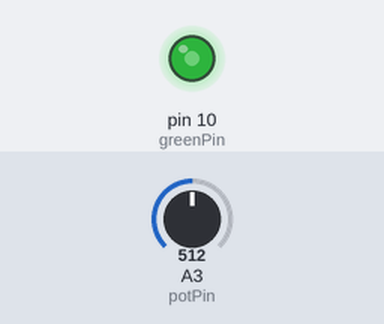
The sketch below on a simulated Arduino Uno, built with avr-gcc and run on an emulated ATmega328P. Shown: output pins drawn as LEDs (lit = HIGH). The test bench sets the inputs (shaded band); at power-on: A3 (potPin) = 512.

Above: at 1.5 s.
1.6 s: A3 (potPin) set to 716
At 2.8 s:
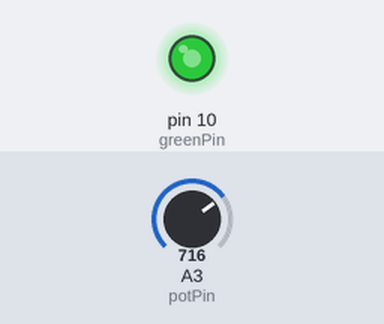
3.7 s: A3 (potPin) set to 900
At 4.9 s:
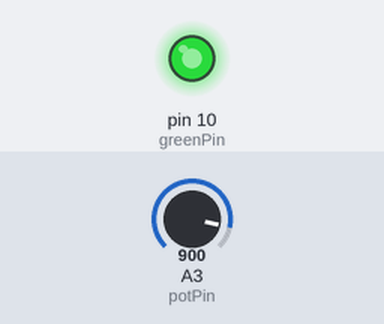
5.2 s: A3 (potPin) set to 122
At 6.3 s:
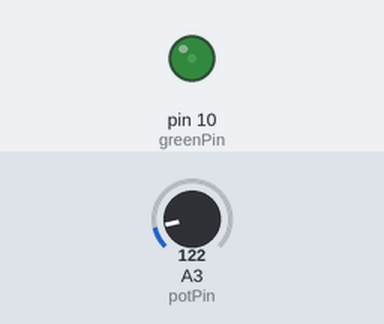
6.7 s: A3 (potPin) set to 0
At 7.5 s:
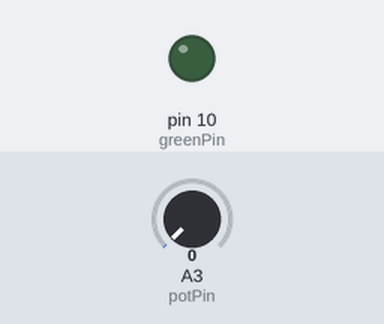
8.2 s: A3 (potPin) set to 511
At 8.6 s:
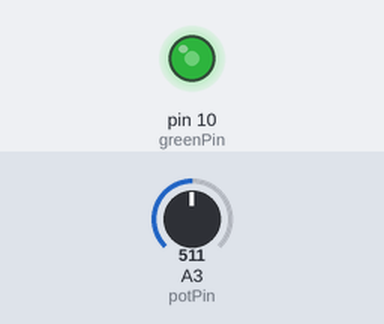
Timing chart, 0 to 10.7 s (numbered marks = the images above; inputs shaded):
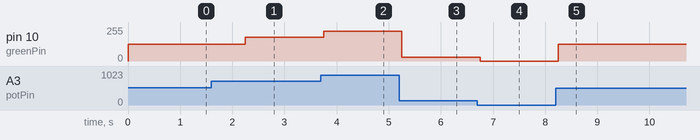

Measured:
- after the input at 1.6 s, pin 10 (greenPin): 127/255 → 178/255 after 0.65 s
- after the input at 3.7 s, pin 10 (greenPin): 178/255 → 224/255 after 0.05 s
- after the input at 5.2 s, pin 10 (greenPin): 224/255 → 30/255 after 0.05 s
- after the input at 6.7 s, pin 10 (greenPin): 30/255 → 0/255 after 0.05 s
- after the input at 8.2 s, pin 10 (greenPin): 0/255 → 127/255 after 0.05 s

The sketch:

Dimmable_LED_Project.ino
```cpp
int potPin=A3;
int greenPin=10;
int potVal;
int LEDVal;
int waitTime=750;

void setup() {
  pinMode(potPin, INPUT);
  pinMode(greenPin, OUTPUT);
  Serial.begin(9600);
}

void loop() {
  potVal=analogRead(potPin);
  LEDVal=(255./1023.)*potVal;
  analogWrite(greenPin, LEDVal);
  delay(waitTime);
}
```
